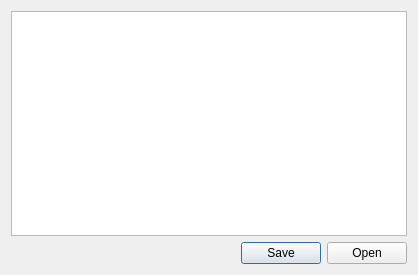
<?xml version="1.0" encoding="UTF-8"?>
<ui version="4.0">
 <class>Dialog</class>
 <widget class="QDialog" name="Dialog">
  <property name="geometry">
   <rect>
    <x>0</x>
    <y>0</y>
    <width>418</width>
    <height>275</height>
   </rect>
  </property>
  <property name="windowTitle">
   <string>Dialog</string>
  </property>
  <layout class="QVBoxLayout" name="verticalLayout">
   <item>
    <widget class="QPlainTextEdit" name="plainTextEdit"/>
   </item>
   <item>
    <widget class="QDialogButtonBox" name="buttonBox">
     <property name="standardButtons">
      <set>QDialogButtonBox::Open|QDialogButtonBox::Save</set>
     </property>
    </widget>
   </item>
  </layout>
 </widget>
 <resources/>
 <connections/>
</ui>
